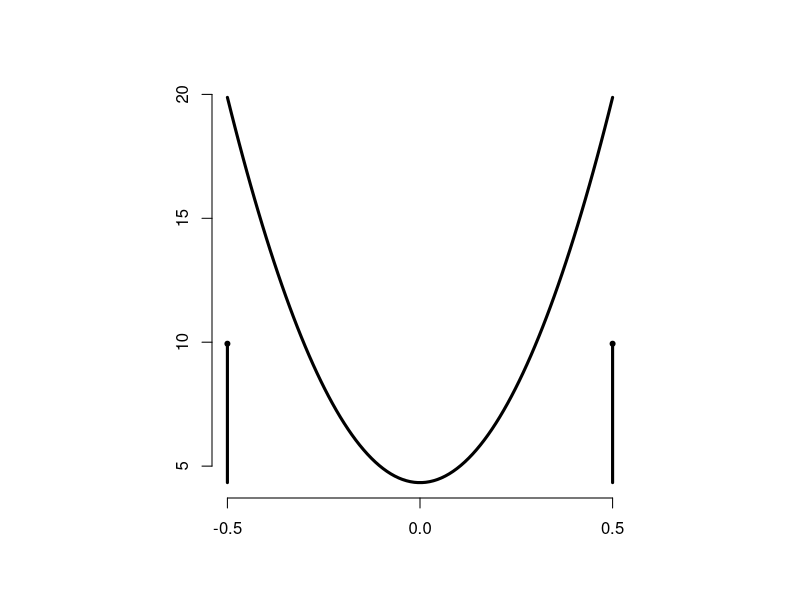

Write R code to recreate this figure.
m <- .5
theta <- seq(-m,m,length=100)
x <- seq(-5,5,length=1000)
risk <- rep(0,100)
tanh.fun <- function(z){
     return( (exp(z)-exp(-z))/(exp(z)+exp(-z)) )
     }
for(i in 1:100){
     f <- dnorm(x,theta[i],1)
     temp <- f*(theta[i]-m*tanh.fun(m*x))^2
     risk[i] <- sum(temp)
     }

postscript("tanh.eps",horizontal=F,onefile=F,print.it=F)
par(pty="s")
plot(theta,risk,type="l",lwd=3,xlab="",ylab="",axes=F)
axis(1,at=c(-.5,0,.5))
axis(2,at=c(5,10,15,20))
lines(c(-m,-m),c(min(risk),max(risk)/2),lwd=3)
points(-m,max(risk)/2,pch=20)
lines(c(m,m),c(min(risk),max(risk)/2),lwd=3)
points(m,max(risk)/2,pch=20)


dev.off()
